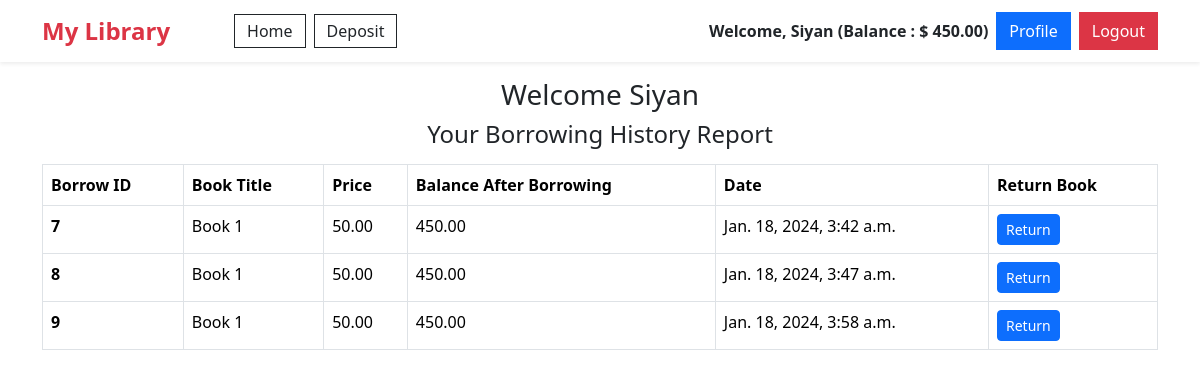
Page /account/profile/ (signed in) on the committed database.
### account/models.py (models this page shows, shortened)
class UserProfile(models.Model):
    user = models.OneToOneField(User, related_name='account', on_delete=models.CASCADE)
    balance = models.DecimalField(max_digits=12, decimal_places=2, default=0)

### book/models.py (models this page shows, shortened)
class userBorrowed(models.Model):
    author = models.ForeignKey(User, on_delete=models.CASCADE)
    book = models.ForeignKey(Book, on_delete=models.CASCADE)
    price = models.DecimalField(max_digits=12, decimal_places=2)
    borrowing_date = models.DateTimeField(auto_now_add=True)

class Book(models.Model):
    title = models.CharField(max_length=150)
    description = models.TextField()
    category = models.ManyToManyField(Category)
    borrowing_price = models.DecimalField(max_digits=12, decimal_places=2)
    image = models.ImageField(upload_to='book/media/uploads/', blank = True, null = True)

### account/views.py (the view)
# urls.py: path('profile/', views.profile, name='profile'),
@login_required
def profile(request):
    data = userBorrowed.objects.filter(author = request.user)
    return render(request, 'profile.html',{'data':data})

### account/templates/profile.html
{% extends 'base.html' %}
{% block content %}
{% if user.is_authenticated %}
<h3 class="text-center mt-3">Welcome {{user.first_name}}</h3>
{% endif %}
<h4 class="text-center mb-3">Your Borrowing History Report</h4>
<table class="table table-hover table-bordered ">
    <thead>
        <tr>
            <th scope="col">Borrow ID</th>
            <th scope="col">Book Title</th>
            <th scope="col">Price</th>
            <th scope="col">Balance After Borrowing</th>
            <th scope="col">Date</th>
            <th scope="col">Return Book</th>
        </tr>
    </thead>
    <tbody>
        {% for book in data %}
        <tr>
            <th scope="row">{{book.id}}</th>
            <td>{{book.book.title}}</td>
            <td>{{book.price}}</td>
            <td>{{book.author.account.balance}}</td>
            <td>{{book.borrowing_date}}</td>
            <td> <a href="{% url 'return_book' book.id%}" class="btn btn-primary btn-sm ">Return</a> </td>
        </tr>
        {% endfor %}
    </tbody>
</table>
{% endblock %}

### templates/base.html (shortened to what this page needs)
{% load static %}
<!DOCTYPE html>
<html lang="en">
<head>
    <link href="https://cdn.jsdelivr.net/npm/bootstrap@5.3.2/dist/css/bootstrap.min.css" rel="stylesheet"
>
</head>
<body>
    <nav class="navbar navbar-expand-lg shadow-sm ">
        <div class=" container">
            <a class="navbar-brand text-danger fw-bold fs-4" href="{% url 'home' %}">My Library</a>
            <div class="collapse navbar-collapse gap-2 " id="navbarNavAltMarkup">
                <div class="navbar-nav  ps-lg-5 item-nav gap-2">
                    <a class="btn btn-outline-dark rounded-0 py-1" aria-current="page" href="{% url 'home' %}">Home</a>
                    {% if user.is_authenticated %}
                    <a class="btn btn-outline-dark rounded-0 py-1" aria-current="page"
                        href="{% url 'deposit_money' %}">Deposit</a>
                    {% endif %}
                </div>
                <div class="navbar-nav  item-nav gap-2 ms-lg-auto 2 align-items-center ">
                    {% if user.is_authenticated %}
                    <div class="fw-bold ">Welcome, {{ request.user.first_name }} (Balance : $
                        {{request.user.account.balance}}) </div>
                    <a href="{% url 'profile' %}" class="btn btn-primary rounded-0">Profile</a>
                    <form method="post" action="{% url 'logout' %}">
                        <button type="submit" class="btn btn-danger rounded-0"> Logout</button>
                    </form>
                    {% else%}
                    <a href="{% url 'register' %}" class="btn btn-outline-danger rounded-0">Sign Up</a>
                    <a href="{% url 'login' %}" class="btn btn-danger rounded-0">Login</a>
                    {% endif %}
                </div>
            </div>
        </div>
    </nav>
    <section class="container ">
        {% block content %}
        {% endblock %}
    </section>
</body>
</html>

### rows in the picture
userBorrowed: id "7", book "Book 1", price "50.00", author.account.balance "450.00", borrowing_date "Jan. 18, 2024, 3:42 a.m."
userBorrowed: id "8", book "Book 1", price "50.00", author.account.balance "450.00", borrowing_date "Jan. 18, 2024, 3:47 a.m."
userBorrowed: id "9", book "Book 1", price "50.00", author.account.balance "450.00", borrowing_date "Jan. 18, 2024, 3:58 a.m."

### other values in the picture
{{ request.user.first_name }} "Siyan"
{{ request.user.account.balance }} "450.00"
{{ user.first_name }} "Siyan"
